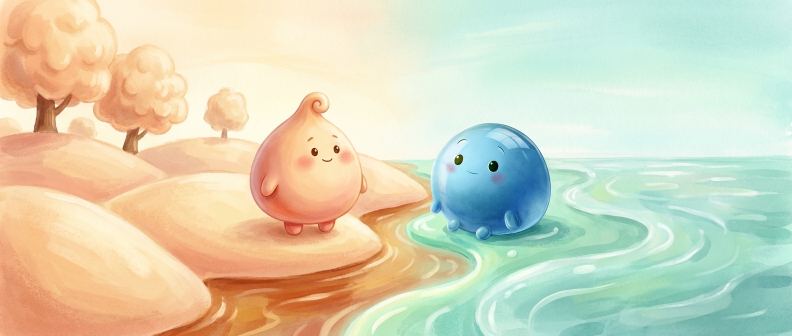
#> input picture book/book2_final_spreads/spread_04.png, 1584 x 672 px, found by its file name (shown at 1/2 size)
$ python build_canon_refs.py
#> lines starting #> are read from the running program, lines starting #| are printed output that depends on the picture
"""Build the canonical character reference set by cropping the protagonists from
clean PRINTED originals (S4 = Soft Dumpling + Goo Ball black eyes; S10 = Blushy
Bun medium ears). These lock the characters on every regen going forward."""
from pathlib import Path
import PIL.Image
from PIL import ImageDraw, ImageFont

SRC = Path(r"C:\Users\chris\Squishy-smash\book2_final_spreads_print")
OUT = Path(r"C:\Users\chris\Squishy-smash\_tmp_spine_regen\canon")
OUT.mkdir(parents=True, exist_ok=True)
s4 = PIL.Image.open(SRC / "spread_04.png").convert("RGB")
#> s4 is the input picture: PIL image 1584x672 RGB; mean R, G, B 214.2, 212.8, 186.1
s10 = PIL.Image.open(SRC / "spread_10.png").convert("RGB")
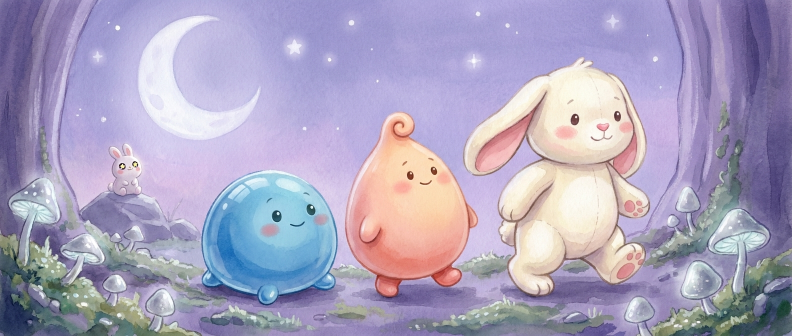
#> input picture book/book2_final_spreads/spread_10.png, 1584 x 672 px, found by its file name (shown at 1/2 size)
#> s10 is the input picture: PIL image 1584x672 RGB; mean R, G, B 170.3, 163.2, 190.5

crops = {
    "canon_dumpling": s4.crop((2000, 650, 3150, 2150)),   # Soft Dumpling, peach, curl tuft, black eyes
    "canon_goo": s4.crop((3450, 650, 4550, 2150)),         # Goo Ball, blue, small BLACK eyes
    "canon_bunny": s10.crop((4150, 400, 5550, 2400)),      # Blushy Bun, white, medium floppy ears
}
for name, im in crops.items():
    im.save(OUT / f"{name}.png")
    print(f"saved {name}.png {im.size}")
#> this loop made 3 passes
#> name on passes 1 to 3: 'canon_dumpling', 'canon_goo', 'canon_bunny'
#| saved canon_dumpling.png (1150, 1500)
#| saved canon_goo.png (1100, 1500)
#| saved canon_bunny.png (1400, 2000)

# contact sheet to verify the crops
try:
    F = ImageFont.truetype(r"C:\Windows\Fonts\arialbd.ttf", 20)
except Exception:
    F = ImageFont.load_default()
W = 400
thumbs = []
for name, im in crops.items():
    t = im.copy(); t.thumbnail((W, W))
    cell = PIL.Image.new("RGB", (W, t.height + 28), (20, 20, 20))
    cell.paste(t, ((W - t.width) // 2, 2))
    ImageDraw.Draw(cell).text((6, t.height + 5), name, font=F, fill=(240, 240, 240))
    thumbs.append(cell)
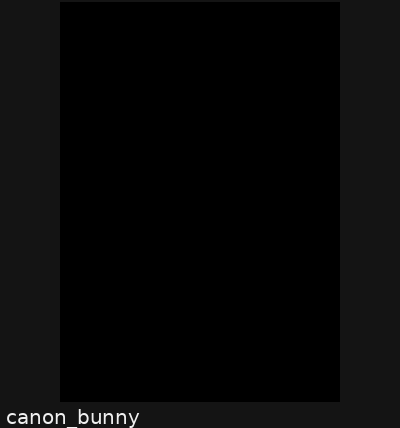
#> cell: PIL image 400x428 RGB; min 0, max 240, mean 7.6
#> t: PIL image 280x400 RGB; every value is 0
#> after the loop, thumbs = 3 items
H = max(t.height for t in thumbs)
#> H = 428
sheet = PIL.Image.new("RGB", (W * 3 + 16, H), (8, 8, 8))
#> sheet: PIL image 1216x428 RGB; every value is 8
x = 4
for t in thumbs:
    sheet.paste(t, (x, 0)); x += W + 4
#> this loop made 3 passes
#> x on passes 1 to 3: 408, 812, 1216
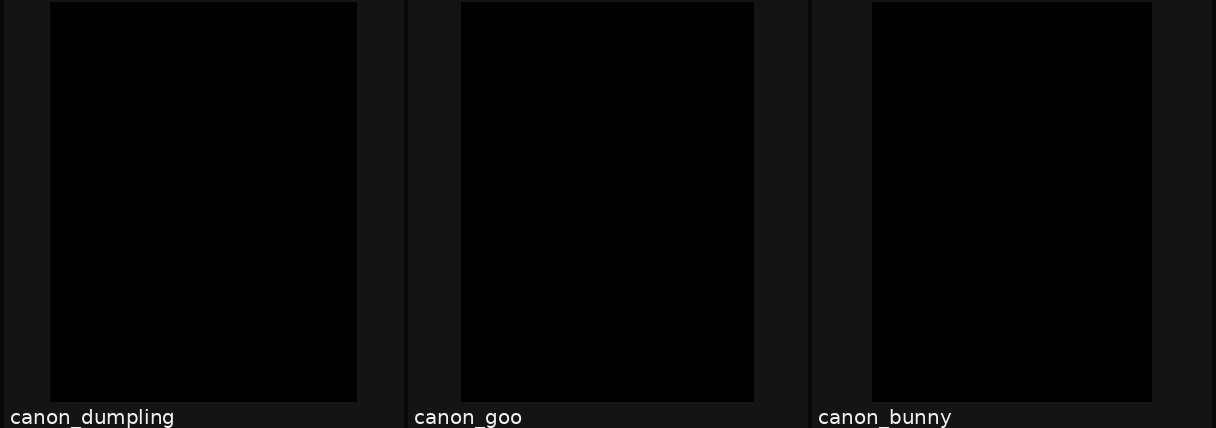
#> sheet: PIL image 1216x428 RGB; min 0, max 240, mean 7
#> after the loop, x = 1216
sheet.save(OUT / "canon_refs_sheet.png")
print("WROTE canon_refs_sheet.png")
